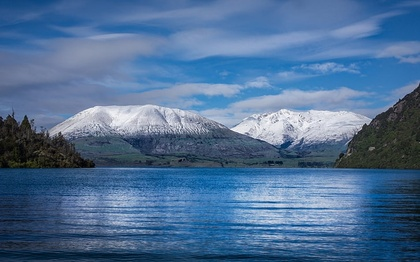
%> input picture pic1.jpg, 420 x 262 px, shrunk from 728 x 455 before the run
$ octave --eval "result = erosion(imread('pic1.jpg'));"   (GNU Octave 9; MATLAB toolbox functions it lacks are replaced by stand-ins)
%> lines starting %> are read from the running program, lines starting %| are printed output that depends on the picture; in (x1, y1, x2, y2) boxes, pixels count from 0 and x2, y2 are one past the last pixel; in counts of white or black regions, pixels touching at a corner belong together; the program's own positions count from 1
function eroded_image=erosion(image)
image1=image;
%> image1 is the input picture: size 262x420x3 uint8; mean R, G, B 78.7, 111, 148.1
image2=rgb2gray(image1);
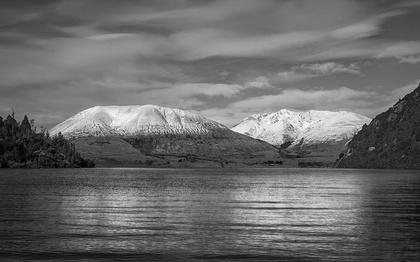
%> image2: size 262x420 uint8; min 0, max 251, mean 105.6
image3=im2bw(image2);
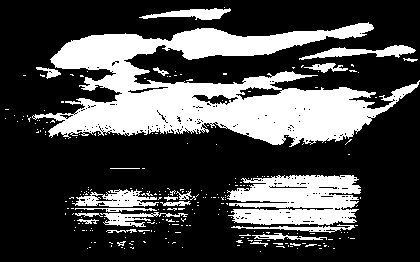
%> image3: size 262x420 logical; 28.9% white; 252 white regions (229 under 20 px), largest, box (x1, y1, x2, y2) and area: (32, 22, 420, 147) 21592, (227, 175, 361, 225) 5127, (72, 189, 159, 207) 845
[r ,c]=size(image3);
%> r = 262; c = 420
w=ones(3,3);
output=[];
for x=2:1:r-1
    for y= 2:1:c-1
        g=[w(1)*image3(x-1,y-1) w(2)*image3(x-1,y) w(3)*image3(x-1,y+1) w(4)*image3(x,y-1) w(5)*image3(x,y) w(6)*image3(x,y+1) w(7)*image3(x+1,y-1) w(8)*image3(x+1,y) w(9)*image3(x+1,y+1)];
        output(x,y)=max(g);
    end
end
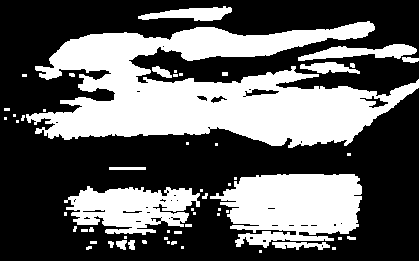
%> output: size 261x419 double; values 0 (black) and 1 (white), 38% white; 57 white regions (33 under 20 px), largest, box (x1, y1, x2, y2) and area: (26, 21, 419, 148) 25682, (210, 174, 362, 248) 8019, (64, 186, 200, 235) 4209
eroded_image=output;
end

$ run again, on pic2.jpg
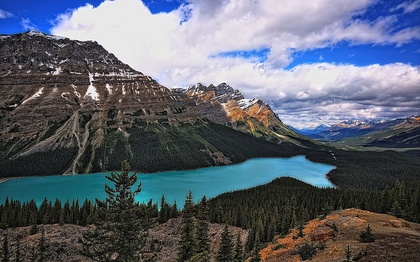
%> input picture pic2.jpg, 420 x 262 px, shrunk from 728 x 455 before the run
%> in erosion, image1 is the input picture: size 262x420x3 uint8; mean R, G, B 93.9, 100.3, 112.4
%> in erosion, `image3=im2bw(image2);`:
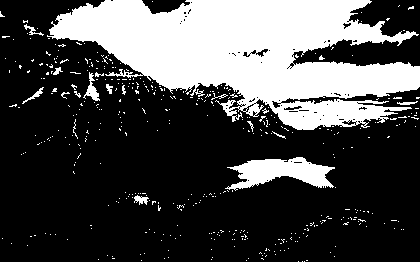
%> image3: size 262x420 logical; 29% white; 429 white regions (412 under 20 px), largest, box (x1, y1, x2, y2) and area: (47, 0, 420, 130) 28061, (225, 157, 335, 191) 2008, (83, 72, 100, 101) 179
%> after the loop in erosion, `for x=2:1:r-1`:
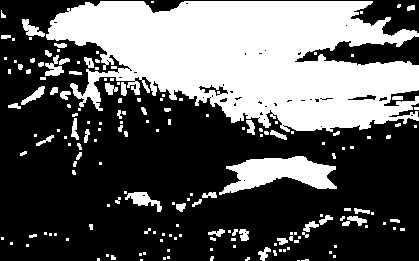
%> output: size 261x419 double; values 0 (black) and 1 (white), 36.4% white; 174 white regions (116 under 20 px), largest, box (x1, y1, x2, y2) and area: (46, 1, 419, 132) 32739, (219, 156, 337, 195) 2494, (125, 192, 162, 212) 315
